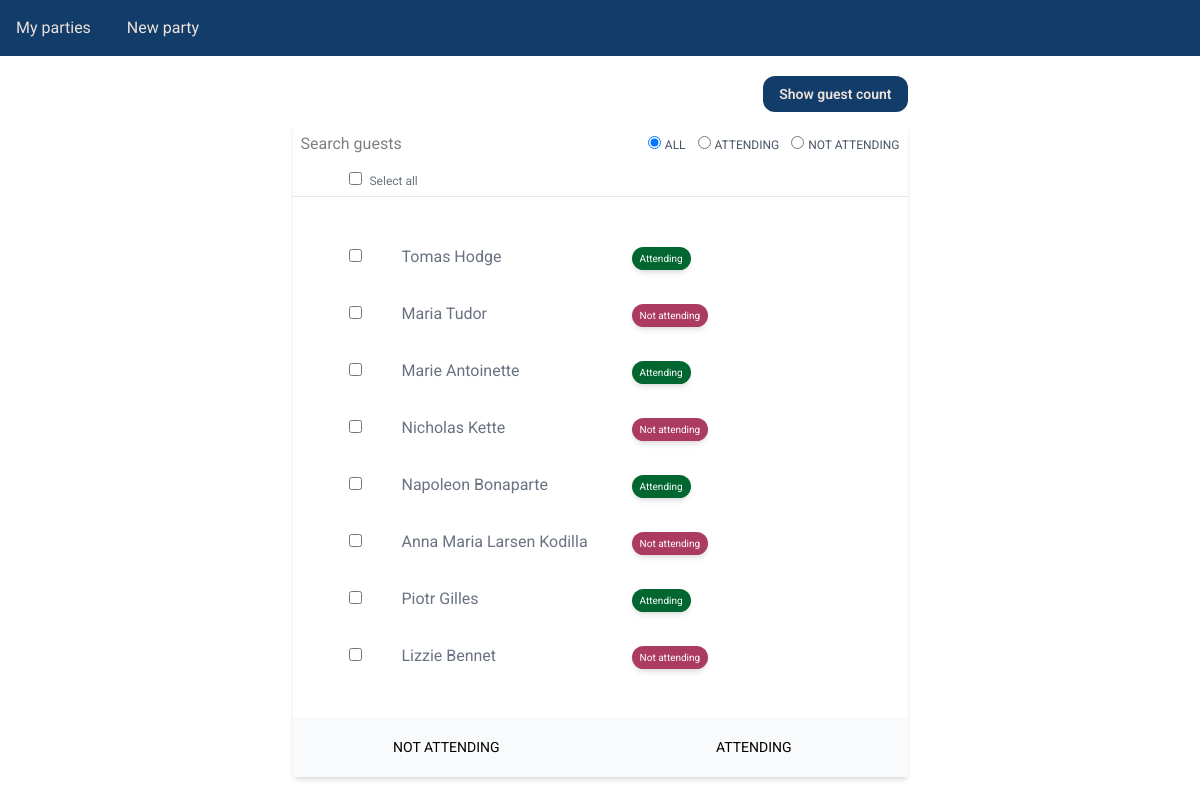
Page /party/00bb45a43936477b8113323c57f51f08/guests/ on the committed database.
### party_app/models.py (models this page shows)
class GuestBase(SQLModel):
    name: str = Field(sa_column=Column(String(100)))
    attending: bool = False
    party_id: UUID = Field(default=None, foreign_key="party.uuid")

class Guest(GuestBase, table=True):
    uuid: UUID = Field(default_factory=uuid4, primary_key=True)
    party: Party = Relationship(back_populates="guests")

### party_app/routes/guest_list.py (the view)
@router.get("/", name="guest_list_page", response_class=HTMLResponse)
def guest_list_page(
    party_id: UUID,
    request: Request,
    templates: Templates,
    session: Session = Depends(get_session),
):
    guests = session.exec(select(Guest).where(Guest.party_id == party_id)).all()
    attending_num = sum(1 for guest in guests if guest.attending)
    return templates.TemplateResponse(
        request=request,
        name="guest_list/page_guest_list.html",
        context={
            "party_id": party_id,
            "guests": guests,
            "attending_num": attending_num,
        },
    )

### party_app/templates/guest_list/page_guest_list.html (shortened to what this page needs)
{% extends 'base.html' %}
{% block content %}
<div class="w-5/8 min-w-fit m-auto text-right" x-data="{ guest_count: false}">
    <button class="btn-default mb-3 text-sm" x-on:click="guest_count = !guest_count"
        x-text="guest_count ? 'Hide guest count': 'Show guest count'">
    </button>
</div>
<div id="guest_list_container">
    <div class="w-5/8 bg-white shadow-md m-auto">
        {% include 'guest_list/partial_guest_filter.html' %}
        <div x-data="{ selected_all: false }">
            <div class="pl-14 py-1 text-gray-500 border-b-gray-200 border-b">
                <input type="checkbox" x-model="selected_all" class="border-gray-400">
                <span class="p-1 text-xs" x-text="selected_all ? 'Unselect all' : 'Select all'"></span>
            </div>
            <form class="table text-left text-gray-500 table-fixed min-w-fit p-8" id="guest-form">
                <div class="table-row-group" id="guests">
                    {% include 'guest_list/partial_guest_list.html' %}
                </div>
            </form>
        </div>
        <div class="bg-gray-50 grid grid-cols-2" hx-include="#guests" hx-target="#guests">
            <button class="p-5 uppercase text-sm cursor-pointer" type="button"
                hx-put="{{ url_for('mark_guests_not_attending_partial', party_id=party_id) }}">
                Not attending
            </button>
            <button class="p-5 uppercase text-sm cursor-pointer" type="button"
                hx-put="{{ url_for('mark_guests_attending_partial', party_id=party_id) }}">
                Attending
            </button>
        </div>
    </div>
</div>
{% endblock %}

### party_app/templates/guest_list/partial_guest_list.html
{% for guest in guests %}
<div class="table-row">
    <div class="table-cell py-4 px-6 w-4">
        <input type="checkbox" value="{{ guest.uuid }}" name="guest_ids" x-bind:checked="selected_all">
    </div>
    <div class="table-cell py-4 px-4 text-left">
        {{ guest.name }}
    </div>
    <div class="table-cell py-4 px-4 text-left">
        <button
            class="ml-3 py-1 px-2 shadow-md rounded-full text-white text-[10px] {{'bg-green-800' if guest.attending else 'bg-custom-red'}}">
            {{ 'Attending' if guest.attending else 'Not attending' }}
        </button>
    </div>
</div>
{% endfor %}

### rows in the picture
Guest: name "Tomas Hodge", attending "Attending"
Guest: name "Maria Tudor", attending "Not attending"
Guest: name "Marie Antoinette", attending "Attending"
Guest: name "Nicholas Kette", attending "Not attending"
Guest: name "Napoleon Bonaparte", attending "Attending"
Guest: name "Anna Maria Larsen Kodilla", attending "Not attending"
Guest: name "Piotr Gilles", attending "Attending"
Guest: name "Lizzie Bennet", attending "Not attending"
